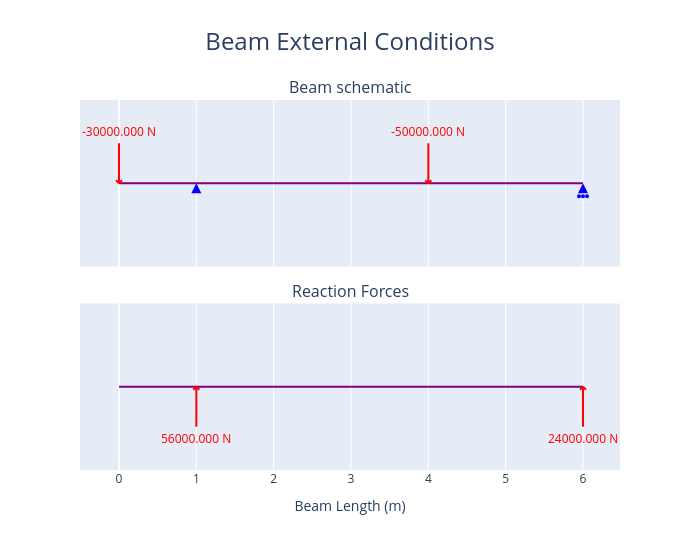

Write notebook code for a chart like this one.
### Code cell
#show reaction forces

fig_1 = beam.plot_beam_external()
fig_1.show()

### Figure 1 — Plotly figure (JSON) as saved in the notebook; plotly's stock layout.template omitted (floating-point values rounded to 4 significant figures)
{"data": [{"hoverinfo": "skip", "hovertemplate": "%{x} %{meta[0]}", "line": {"color": "purple", "width": 2}, "meta": ["m"], "mode": "lines", "name": "Beam_", "type": "scatter", "x": [0, 6], "xaxis": "x", "y": [0, 0], "yaxis": "y"}, {"hoverinfo": "skip", "hovertemplate": "x: %{x:.3f} %{meta[1]}<br>Fixed: %{meta[0]}", "marker": {"color": "blue", "size": 10, "symbol": "triangle-up"}, "meta": ["[1, 1, 0]", "m"], "mode": "markers", "name": "Support", "opacity": 0, "showlegend": false, "type": "scatter", "x": [1], "xaxis": "x", "y": [0], "yaxis": "y"}, {"fill": "toself", "hoverinfo": "skip", "marker": {"color": "blue", "size": 10, "symbol": "arrow-up"}, "mode": "markers", "name": "Support", "showlegend": false, "type": "scatter", "x": [1], "xaxis": "x", "y": [0], "yaxis": "y"}, {"hoverinfo": "skip", "hovertemplate": "x: %{x:.3f} %{meta[1]}<br>Fixed: %{meta[0]}", "marker": {"color": "blue", "size": 10, "symbol": "triangle-up"}, "meta": ["[0, 1, 0]", "m"], "mode": "markers", "name": "Support", "opacity": 0, "showlegend": false, "type": "scatter", "x": [6], "xaxis": "x", "y": [0], "yaxis": "y"}, {"fill": "toself", "hoverinfo": "skip", "marker": {"color": "blue", "size": 10, "symbol": "arrow-up"}, "mode": "markers", "name": "Support", "showlegend": false, "type": "scatter", "x": [6], "xaxis": "x", "y": [0], "yaxis": "y"}, {"hoverinfo": "skip", "hovertemplate": "x: %{meta[1]:.3f} %{meta[2]}<br>Force: %{meta[0]:.3f} %{meta[3]}            <br>Angle: %{meta[5]:.3f} deg", "marker": {"color": "red", "size": 10, "symbol": "triangle-up"}, "meta": [-30000, 0, "m", "N", "N.m", 90], "mode": "markers", "name": "Point<br>Load", "opacity": 0, "showlegend": false, "type": "scatter", "x": [0], "xaxis": "x", "y": [0], "yaxis": "y"}, {"hoverinfo": "skip", "hovertemplate": "x: %{meta[1]:.3f} %{meta[2]}<br>Force: %{meta[0]:.3f} %{meta[3]}            <br>Angle: %{meta[5]:.3f} deg", "marker": {"color": "red", "size": 10, "symbol": "triangle-up"}, "meta": [-50000, 4, "m", "N", "N.m", 90], "mode": "markers", "name": "Point<br>Load", "opacity": 0, "showlegend": false, "type": "scatter", "x": [4], "xaxis": "x", "y": [0], "yaxis": "y"}, {"hoverinfo": "skip", "hovertemplate": "%{x}", "line": {"color": "purple", "width": 2}, "mode": "lines", "name": "Beam", "type": "scatter", "x": [0, 6], "xaxis": "x2", "y": [0, 0], "yaxis": "y2"}, {"hoverinfo": "skip", "hovertemplate": "Reactions<br>x coord: %{x:.3f} %{meta[3]}<br>y: %{meta[1]:.3f} %{meta[4]}", "marker": {"color": "red", "size": 10, "symbol": "triangle-up"}, "meta": [0, 56000, 0, "m", "N", "N.m"], "mode": "markers", "name": "Reaction", "opacity": 0, "showlegend": false, "type": "scatter", "x": [1], "xaxis": "x2", "y": [0], "yaxis": "y2"}, {"hoverinfo": "skip", "hovertemplate": "Reactions<br>x coord: %{x:.3f} %{meta[3]}<br>y: %{meta[1]:.3f} %{meta[4]}", "marker": {"color": "red", "size": 10, "symbol": "triangle-up"}, "meta": [0, 24000, 0, "m", "N", "N.m"], "mode": "markers", "name": "Reaction", "opacity": 0, "showlegend": false, "type": "scatter", "x": [6], "xaxis": "x2", "y": [0], "yaxis": "y2"}], "layout": {"annotations": [{"font": {"size": 16}, "showarrow": false, "text": "Beam schematic", "x": 0.5, "xanchor": "center", "xref": "paper", "y": 1, "yanchor": "bottom", "yref": "paper"}, {"font": {"size": 16}, "showarrow": false, "text": "Reaction Forces", "x": 0.5, "xanchor": "center", "xref": "paper", "y": 0.45, "yanchor": "bottom", "yref": "paper"}, {"font": {"color": "red"}, "showarrow": false, "text": "-30000.000 N", "x": 0, "xref": "x", "xshift": 0, "y": 0, "yref": "y", "yshift": 52}, {"font": {"color": "red"}, "showarrow": false, "text": "-50000.000 N", "x": 4, "xref": "x", "xshift": 0, "y": 0, "yref": "y", "yshift": 52}, {"font": {"color": "red"}, "showarrow": false, "text": "56000.000 N", "x": 1, "xref": "x2", "xshift": 0, "y": 0, "yref": "y2", "yshift": -52}, {"font": {"color": "red"}, "showarrow": false, "text": "24000.000 N", "x": 6, "xref": "x2", "xshift": 0, "y": 0, "yref": "y2", "yshift": -52}], "height": 550, "hovermode": "x", "shapes": [{"fillcolor": "blue", "line": {"color": "blue"}, "type": "circle", "x0": -1, "x1": 1, "xanchor": 6, "xref": "x", "xsizemode": "pixel", "y0": -14, "y1": -12, "yanchor": 0, "yref": "y", "ysizemode": "pixel"}, {"fillcolor": "blue", "line": {"color": "blue"}, "type": "circle", "x0": -5, "x1": -3, "xanchor": 6, "xref": "x", "xsizemode": "pixel", "y0": -14, "y1": -12, "yanchor": 0, "yref": "y", "ysizemode": "pixel"}, {"fillcolor": "blue", "line": {"color": "blue"}, "type": "circle", "x0": 3, "x1": 5, "xanchor": 6, "xref": "x", "xsizemode": "pixel", "y0": -14, "y1": -12, "yanchor": 0, "yref": "y", "ysizemode": "pixel"}, {"line": {"color": "red", "width": 2}, "type": "line", "x0": 0, "x1": -3, "xanchor": 0, "xref": "x", "xsizemode": "pixel", "y0": 0, "y1": 3, "yanchor": 0, "yref": "y", "ysizemode": "pixel"}, {"line": {"color": "red", "width": 2}, "type": "line", "x0": 0, "x1": 3, "xanchor": 0, "xref": "x", "xsizemode": "pixel", "y0": 0, "y1": 3, "yanchor": 0, "yref": "y", "ysizemode": "pixel"}, {"line": {"color": "red", "width": 2}, "type": "line", "x0": 0, "x1": 0, "xanchor": 0, "xref": "x", "xsizemode": "pixel", "y0": 0, "y1": 40, "yanchor": 0, "yref": "y", "ysizemode": "pixel"}, {"line": {"color": "red", "width": 2}, "type": "line", "x0": 0, "x1": -3, "xanchor": 4, "xref": "x", "xsizemode": "pixel", "y0": 0, "y1": 3, "yanchor": 0, "yref": "y", "ysizemode": "pixel"}, {"line": {"color": "red", "width": 2}, "type": "line", "x0": 0, "x1": 3, "xanchor": 4, "xref": "x", "xsizemode": "pixel", "y0": 0, "y1": 3, "yanchor": 0, "yref": "y", "ysizemode": "pixel"}, {"line": {"color": "red", "width": 2}, "type": "line", "x0": 0, "x1": 0, "xanchor": 4, "xref": "x", "xsizemode": "pixel", "y0": 0, "y1": 40, "yanchor": 0, "yref": "y", "ysizemode": "pixel"}, {"line": {"color": "red", "width": 2}, "type": "line", "x0": 0, "x1": 3, "xanchor": 1, "xref": "x2", "xsizemode": "pixel", "y0": 0, "y1": -3, "yanchor": 0, "yref": "y2", "ysizemode": "pixel"}, {"line": {"color": "red", "width": 2}, "type": "line", "x0": 0, "x1": -3, "xanchor": 1, "xref": "x2", "xsizemode": "pixel", "y0": 0, "y1": -3, "yanchor": 0, "yref": "y2", "ysizemode": "pixel"}, {"line": {"color": "red", "width": 2}, "type": "line", "x0": 0, "x1": 0, "xanchor": 1, "xref": "x2", "xsizemode": "pixel", "y0": 0, "y1": -40, "yanchor": 0, "yref": "y2", "ysizemode": "pixel"}, {"line": {"color": "red", "width": 2}, "type": "line", "x0": 0, "x1": 3, "xanchor": 6, "xref": "x2", "xsizemode": "pixel", "y0": 0, "y1": -3, "yanchor": 0, "yref": "y2", "ysizemode": "pixel"}, {"line": {"color": "red", "width": 2}, "type": "line", "x0": 0, "x1": -3, "xanchor": 6, "xref": "x2", "xsizemode": "pixel", "y0": 0, "y1": -3, "yanchor": 0, "yref": "y2", "ysizemode": "pixel"}, {"line": {"color": "red", "width": 2}, "type": "line", "x0": 0, "x1": 0, "xanchor": 6, "xref": "x2", "xsizemode": "pixel", "y0": 0, "y1": -40, "yanchor": 0, "yref": "y2", "ysizemode": "pixel"}], "showlegend": false, "title": {"font": {"size": 24}, "text": "Beam External Conditions", "x": 0.5}, "width": 700, "xaxis": {"anchor": "y", "domain": [0, 1], "matches": "x2", "showticklabels": false}, "xaxis2": {"anchor": "y2", "domain": [0, 1], "title": {"text": "Beam Length (m)"}}, "yaxis": {"anchor": "x", "domain": [0.55, 1], "fixedrange": true, "range": [-3, 3], "visible": false}, "yaxis2": {"anchor": "x2", "domain": [0, 0.45], "fixedrange": true, "range": [-3, 3], "visible": false}}}
